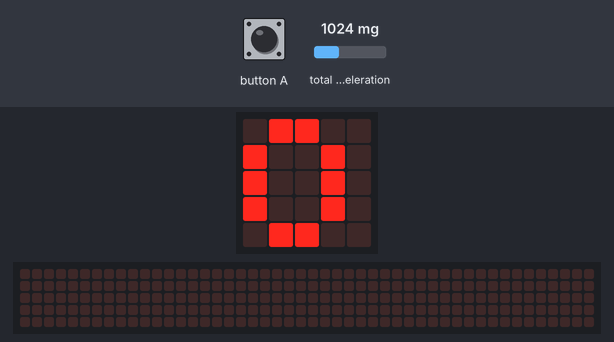
A program run on a simulated BBC micro:bit (MakeCode). On the bench: the board's 5×5 LED display, a strip that is not on the board, showing the scrolling text unrolled. The inputs (shaded band) are chosen by the test bench; at power-on: total acceleration 1024 mg. The 48×5 strip is a reading aid, not a part: it shows the text the display is scrolling, unrolled, one strip-width of it at a time.

Above: at 1.9 s.
2.0 s: total acceleration set to 2250 mg
At 2.6 s:
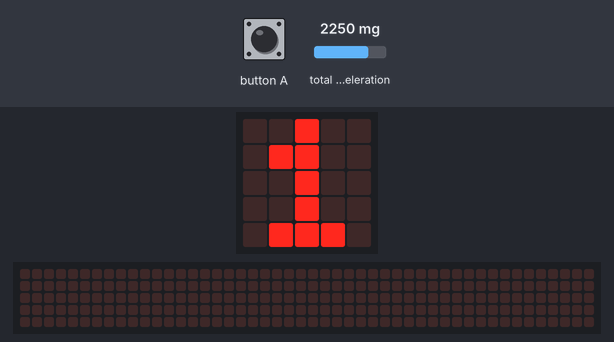
3.5 s: button A pressed for 0.15 s
6.6 s: total acceleration set to 60 mg
8.1 s: total acceleration set to 2940 mg
At 8.7 s:
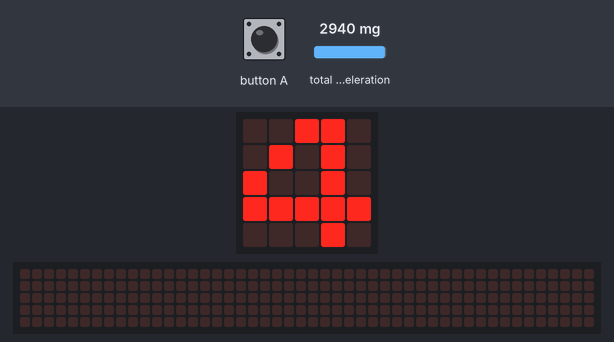
11.1 s: total acceleration set to 1536 mg
At 12.81 s:
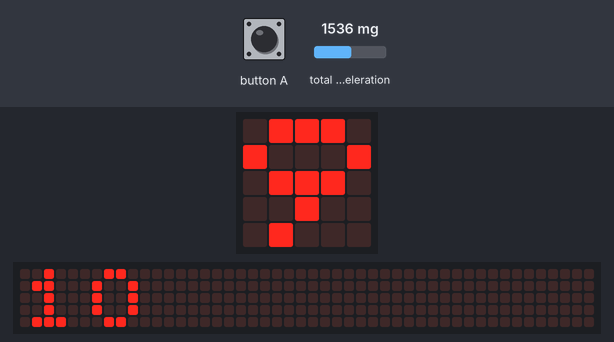
14.1 s: total acceleration set to 1481 mg
At 16.6 s:
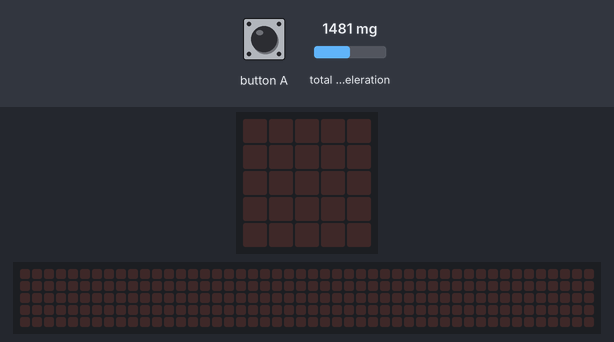
Timing chart, 0 to 17.9 s (numbered marks = the images above; inputs shaded):
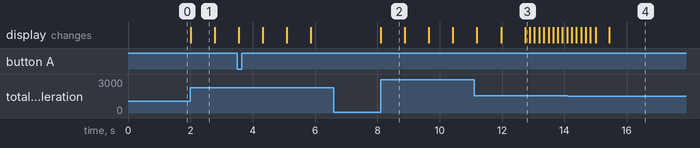

Measured:
- the behaviour switches between 1501 and 1500 mg on total acceleration (found by bisection; images 3 and 4)
- after the input at 2.0 s, the display: changes at once (image 1)
- after the input at 6.6 s, every drawn part: stays the same
- after the input at 8.1 s, the display: changes at once (image 2)
- what the display in image 1 shows lasts 0.8 s, from 2.0 s to 2.8 s

The program:

main.ts
```typescript
input.onButtonPressed(Button.A, function () {
    step = 0
})
let step = 0
step = 0
basic.showNumber(0)
basic.forever(function () {
    if (input.acceleration(Dimension.Strength) > 1500) {
        step += 1
        basic.showNumber(step)
    }
})
```

test.ts
```typescript
// testene settes inn her; disse vil ikke kompilert så lenge denne pakken blir brukt som en utvidelse.
```
